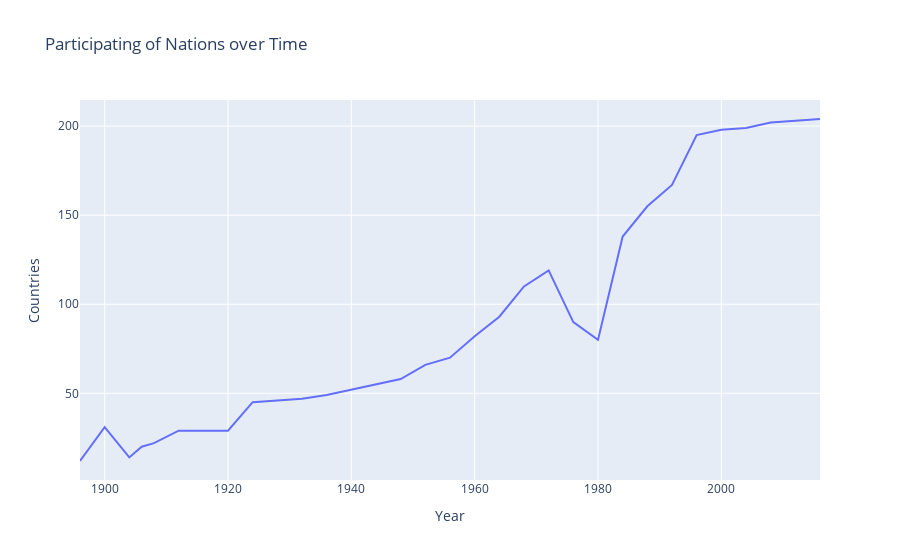

Notebook cell for this chart:
### Code cell
import plotly.express as px

fig = px.line(nation_overtime, x="Year", y="count", title='Participating of Nations over Time')
fig.layout.yaxis.title ='Countries'
fig.show()

### Figure 1 — Plotly figure (JSON) as saved in the notebook; plotly's stock layout.template omitted (floating-point values rounded to 4 significant figures)
{"data": [{"hovertemplate": "Year=%{x}<br>count=%{y}<extra></extra>", "legendgroup": "", "line": {"color": "#636efa", "dash": "solid"}, "marker": {"symbol": "circle"}, "mode": "lines", "name": "", "orientation": "v", "showlegend": false, "type": "scatter", "x": [1896, 1900, 1904, 1906, 1908, 1912, 1920, 1924, 1928, 1932, 1936, 1948, 1952, 1956, 1960, 1964, 1968, 1972, 1976, 1980, 1984, 1988, 1992, 1996, 2000, 2004, 2008, 2012, 2016], "xaxis": "x", "y": [12, 31, 14, 20, 22, 29, 29, 45, 46, 47, 49, 58, 66, 70, 82, 93, 110, 119, 90, 80, 138, 155, 167, 195, 198, 199, 202, 203, 204], "yaxis": "y"}], "layout": {"autosize": true, "legend": {"tracegroupgap": 0}, "title": {"text": "Participating of Nations over Time"}, "xaxis": {"anchor": "y", "autorange": true, "domain": [0, 1], "range": [1896, 2016], "title": {"text": "Year"}, "type": "linear"}, "yaxis": {"anchor": "x", "autorange": true, "domain": [0, 1], "range": [1.333, 214.7], "title": {"text": "Countries"}, "type": "linear"}}}
